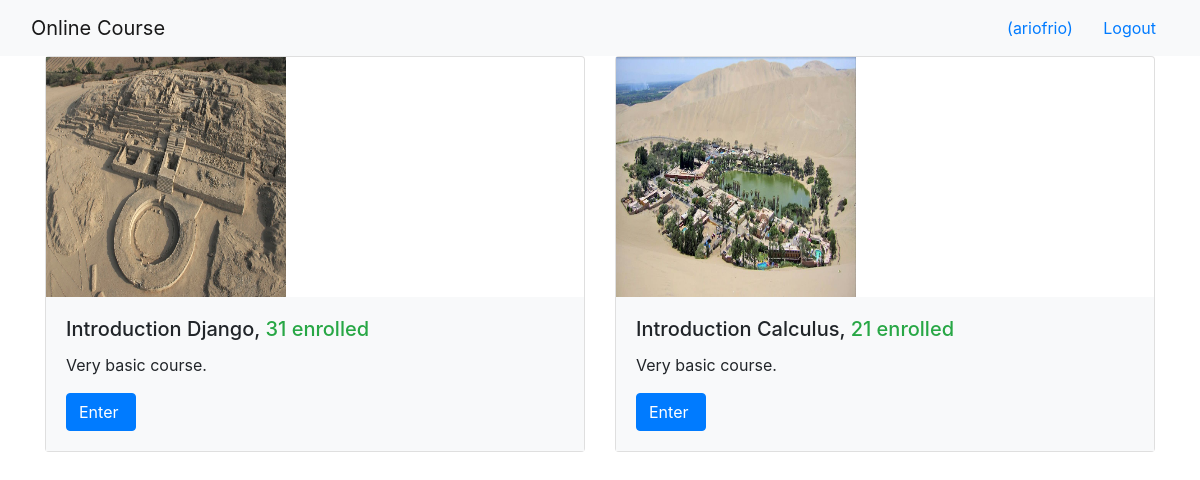
The app's page /onlinecourse/ (signed in) with its own data.
### onlinecourse/models.py (models this page shows, shortened)
class Course(models.Model):
    name = models.CharField(null=False, max_length=30, default='online course')
    image = models.ImageField(upload_to='course_images/')
    description = models.CharField(max_length=1000)
    pub_date = models.DateField(null=True)
    instructors = models.ManyToManyField(Instructor)
    users = models.ManyToManyField(settings.AUTH_USER_MODEL, through='Enrollment')
    total_enrollment = models.IntegerField(default=0)
    is_enrolled = False

### onlinecourse/views.py (the view)
class CourseListView(generic.ListView):
    template_name = 'onlinecourse/course_list_bootstrap.html'
    context_object_name = 'course_list'
    def get_queryset(self):
        user = self.request.user
        courses = Course.objects.order_by('-total_enrollment')[:10]
        for course in courses:
            if user.is_authenticated:
                course.is_enrolled = check_if_enrolled(user, course)
        return courses

### onlinecourse/views.py (called while the page is built)
def check_if_enrolled(user, course):
    is_enrolled = False
    if user.id is not None:
        num_results = Enrollment.objects.filter(user=user, course=course).count()
        if num_results > 0:
            is_enrolled = True
    return is_enrolled

### onlinecourse/templates/onlinecourse/course_list_bootstrap.html (shortened to what this page needs)
<!DOCTYPE html>
<html lang="en">
<head>
    {% load static %}
    <link rel="stylesheet" href="https://maxcdn.bootstrapcdn.com/bootstrap/4.5.2/css/bootstrap.min.css">
</head>
<body>
    <nav class="navbar navbar-light bg-light">
        <div class="container-fluid">
            <div class="navbar-header">
                  <a class="navbar-brand" href="#">Online Course</a>
            </div>
            <ul class="nav navbar-nav navbar-right">
                {% if user.is_authenticated %}
                <li>
                    <a class="btn btn-link" href="#">{{ user.first_name }}({{ user.username }})</a>
                    <a class="btn btn-link" href="{% url 'onlinecourse:logout' %}">Logout</a>
                </li>
                {% endif %}
            </ul>
        </div>
    </nav>
    {% if course_list %}
        <div class="container">
            <div class="card-deck">
                {% for course in course_list %}
                         <div class="card" style="width: 36rem;">
                          <img class="card-img-left" src="{{MEDIA_URL}}/{{ course.image }}" width="240px" height="240px"
                               alt="Course image">
                          <div class="card-body bg-light">
                              <h5 class="card-title">{{ course.name }}, <span class="text-success">
                                  {{ course.total_enrollment}} enrolled</span></h5>
                            <p class="card-text">{{ course.description}}</p>
                            <form action="{% url 'onlinecourse:enroll' course.id %}" method="post">
                                  <input class="btn btn-primary"  type="submit"
                                         value="{% if course.is_enrolled %}Enter{% else %}Enroll{% endif %} ">
                            </form>
                          </div>
                        </div>
                {% endfor %}
            </div>
        </div>
    {% else %}
        <p>No courses are available.</p>
    {% endif %}
</body>
</html>

### records on screen
Course: image (picture), name "Introduction Django", total_enrollment "31", description "Very basic course.", is_enrolled "Enter"
Course: image (picture), name "Introduction Calculus", total_enrollment "21", description "Very basic course.", is_enrolled "Enter"

### other values on screen
{{ user.username }} "ariofrio"
